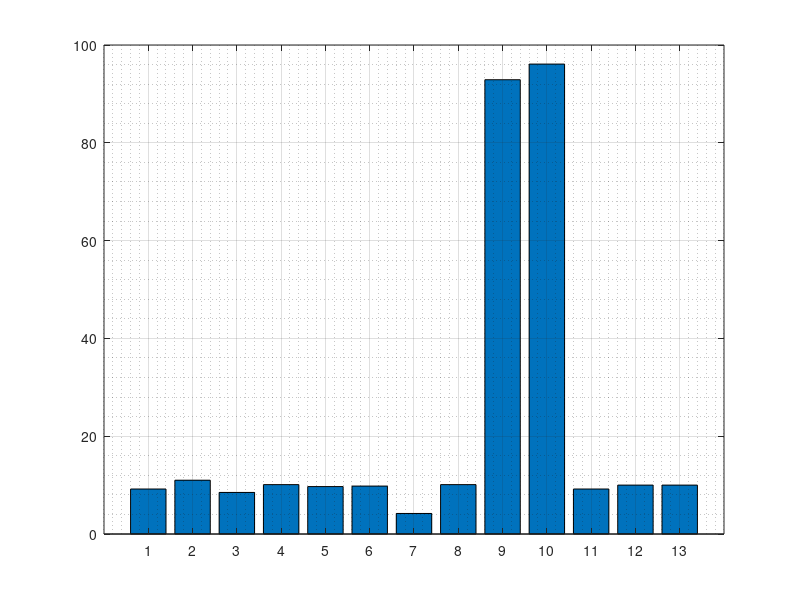

Reproduce this figure in MATLAB. (Note: this script raises an error after producing the figure.)
%% Year 2021 
load data_macroparametre.mat

% pH=readTable;
mean_Ox=mean(nonzeros(macroparametre(3,:)));
Group={'1M' '2M' '3P' '4M1' '4M2' '5M' '7S1' '7S2' '9S1' '9S2' '8S' '6C1' '6C2'};
Group_T=Group' ; 
figure(1)
bar(macroparametre(3,:));
grid on 
grid minor
hold on 
yline(mean_Ox, '-', 'Moyenne', 'linewidth', 3)
hold on 
hold off
Y = round(macroparametre(3,:),2);
text(1:length(Y),Y,num2str(Y'),'vert','bottom','horiz','center'); 
set(gca,'XTickLabel',Group_T);
xlabel('Site de prélèvement')
ylabel('Oxygène dissout')

title("Oxygène dissout moyenne annuelle pour l'année 2021")
saveas(figure(1),'./figures/Ox_2021.png')

%% Old

Ox_old_T=Ox_old';

for i=1:10
 mean_Ox_A(i)=mean(nonzeros(Ox_old(i,:)));
 
end
mean_Ox_A(11)=nan;
mean_Ox_A(12)=nan;
mean_Ox_A(13)=nan;
mean_Ox_A(14)=nan;
mean_Ox_A(15)=mean_Ox;


for j=1:8
    meanS(j)=mean(nonzeros(Ox_old_T(j,:)));
end
figure(2)
b = bar(Ox_old_T,'FaceColor','flat');

b(1).CData = [0.6 0.3 0] ;
b(2).CData = [1 0.5 0.3] ;
b(3).CData = [0.3 0.9 0.5] ;
b(4).CData = [0 0.7 0.9] ;
b(5).CData = [0.8 0.2 0.3] ;
b(6).CData = [1 0 0.5] ;
b(7).CData = [0.1 0 0.5] ;
b(8).CData = [0.7 0 0.9] ;
b(9).CData = [0.2 0.5 0.7] ;
%bar(Temp_old' ,  'b' | 'r' | 'g' | 'c' | 'm' | 'y' | 'k' | 'w'|[0.9290 0.6940 0]| [0.9290 0.6940 0.1250])

hold on 
plot(meanS, 'k','LineWidth',2)

hold off
grid on 
grid minor
set(gca,'XTickLabel',Groups_old);
xlabel('Site de prélèvement')
ylabel('Oxygène dissout [mg/L]')
ylim([5 20])
title("Oxygène dissout de 2007 à 2016")
legend('2007','2008','2009','2010','2011','2012','2013','2014','2015','2016','Moyenne','location','northwestoutside');
saveas(figure(2),'./figures/Ox_old.png')


%% Mean per year
%Temperature

y=[2007:2021];
y_T=y';
figure(3)
scatter(y,mean_Ox_A,'LineWidth',2)
hold on
plot(y,mean_Ox_A)
hold off
set(gca,'Ylim',[5 25]);
grid on 


xlabel('Année')
ylabel('Oxygène dissout [mg/L]')
title("Moyenne d'oxygène de 2007 à 2021")

saveas(figure(3),'./figures/Ox_meanA.png')




